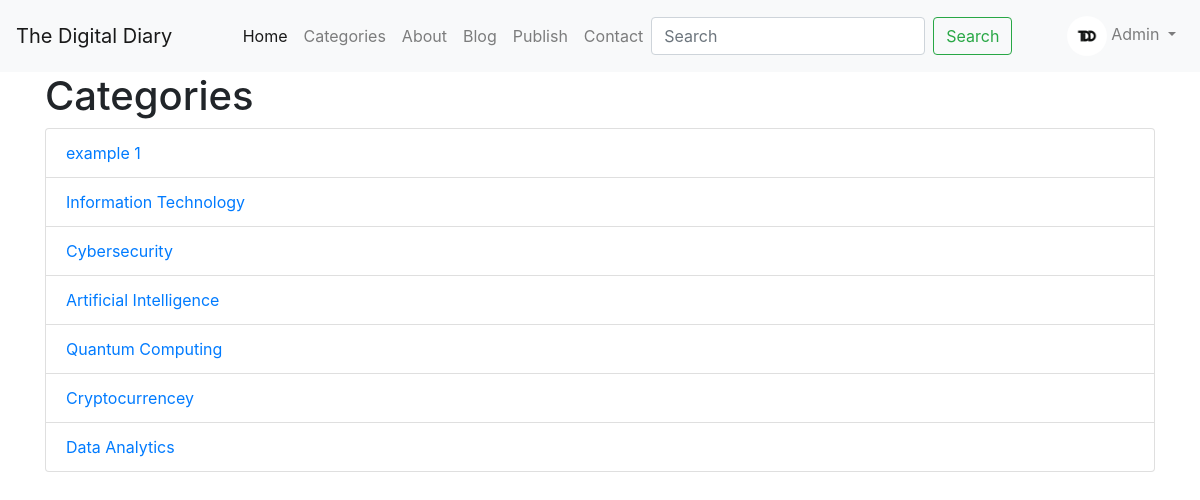
Page /categories/ (signed in) on the committed database.
### blog/models.py (models this page shows, shortened)
class Profile(models.Model):
    user = models.OneToOneField(User, on_delete=models.CASCADE)
    profile_picture = models.ImageField(upload_to='profile_pictures/', null=True, blank=True)
    bio = models.TextField(max_length=500, blank=True)
    location = models.CharField(max_length=30, blank=True)
    birth_date = models.DateField(null=True, blank=True)

class Category(models.Model):
    name = models.CharField(max_length=100)
    description = models.TextField(blank=True)
    posts = models.ManyToManyField('Post', related_name='categories_set', blank=True)

### blog/views.py (the view)
# urls.py: path('categories/', category_list, name='category_list'),
def category_list(request, pk=None):
    print(f"Received pk: {pk}")
    if pk is None:
        pass
    categories = Category.objects.all()
    return render(request, 'blog/category_list.html', {'categories': categories})

### templates/blog/category_list.html (shortened to what this page needs)
{% load static %}
<!DOCTYPE html>
<html lang="en">
<head>
    <link href="https://stackpath.bootstrapcdn.com/bootstrap/4.5.2/css/bootstrap.min.css" rel="stylesheet">
  </head>
  <body>
<nav class="navbar navbar-expand-lg navbar-light bg-light">
  <a class="navbar-brand" href="{% url 'home' %}">The Digital Diary</a>
  <div class="collapse navbar-collapse" id="navbarNav">
    <ul class="navbar-nav ml-auto">
      <li class="nav-item active">
        <a class="nav-link" href="{% url 'home' %}">Home <span class="sr-only">(current)</span></a>
      </li>
      <li class="nav-item">
        <a class="nav-link" href="{% url 'category_list' %}">Categories</a>
      </li>
      <li class="nav-item">
        <a class="nav-link" href="{% url 'about' %}">About</a>
      </li>
      <li class="nav-item">
        <a class="nav-link" href="{% url 'blog' %}">Blog</a>
      </li>
      <li class="nav-item">
        <a class="nav-link" href="{% url 'publish_post' %}">Publish</a>
      </li>
      <li class="nav-item">
        <a class="nav-link" href="{% url 'contact' %}">Contact</a>
      </li>
    </ul>
    <form class="form-inline my-2 my-lg-0" method="get" action="{% url 'search' %}">
      <input class="form-control mr-sm-2" type="search" placeholder="Search" aria-label="Search" name="q">
      <button class="btn btn-outline-success my-2 my-sm-0" type="submit">Search</button>
    </form>
    {% if user.is_authenticated %}
    <ul class="navbar-nav ml-auto">
      <li class="nav-item dropdown">
        <a class="nav-link dropdown-toggle" href="#" id="navbarDropdown" role="button" data-toggle="dropdown" aria-haspopup="true" aria-expanded="false">
          <img src="{{ user.profile.profile_picture.url }}" alt="Profile" style="width: auto; height: 40px; border-radius: 50%;"> {{ user.username }}
        </a>
      </li>
      {% else %}
      <p>You are not logged in</p><br>
      <a href="{% url 'login' %}?next={{ request.get_full_path }}">Log In</a>
      {% endif %}
    </ul>
  </div>
</nav>
<body>
    <div class="container">
        <h1>Categories</h1>
        <ul class="list-group">
            {% for category in categories %}
            <li class="list-group-item">
                <a href="{% url 'category_posts' category.pk %}">{{ category.name }}</a>
            </li>
            {% endfor %}
        </ul>
    </div>
</body>
</html>

### rows in the picture
Category: name "example 1"
Category: name "Information Technology"
Category: name "Cybersecurity"
Category: name "Artificial Intelligence"
Category: name "Quantum Computing"
Category: name "Cryptocurrencey"
Category: name "Data Analytics"

### other values in the picture
{{ user.username }} "Admin"
